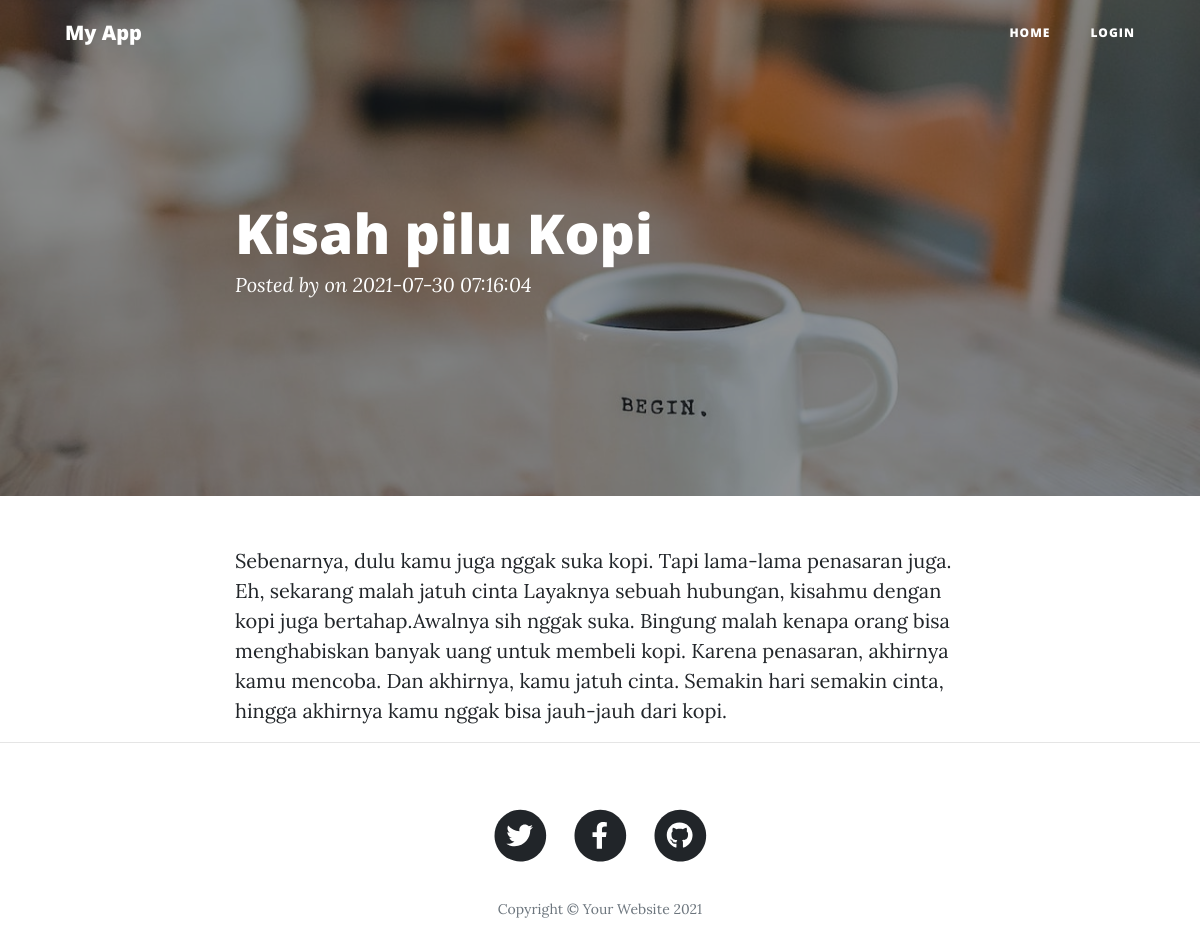
Page /index.php/blog/detail/artikel-Cade on the committed database.
### tables this page shows
CREATE TABLE `blog` (
  `id` int(11) NOT NULL,
  `title` varchar(255) NOT NULL,
  `content` text NOT NULL,
  `url` varchar(255) NOT NULL,
  `cover` varchar(255) NOT NULL,
  `date` timestamp NOT NULL DEFAULT current_timestamp() ON UPDATE current_timestamp()
);

### application/controllers/Blog.php (called while the page is built, shortened)
<?php
class Blog extends CI_Controller
{
    public function __construct()
    {
        $this->load->model('Blog_model');
        $this->load->library('session');
    }
    public function detail($url)
    {
        $query = $this->Blog_model->getSingleblog('url', $url);
        $data['blog'] = $query->row_array();
        $this->load->view('detail', $data);
    }
}

### index.php (called while the page is built, shortened)
<?php
require_once BASEPATH.'core/CodeIgniter.php';

### application/models/Blog_model.php (called while the page is built, shortened)
<?php
class Blog_model extends CI_model{
    public function getSingleblog($field, $value)
    {
        $this->db->where($field, $value);
        return $this->db->get('blog');
    }
}

### application/views/detail.php (the view, shortened to what this page needs)
   <?php
   if(empty($blog['cover']))
       $cover = base_url() .'tamplate/assets/img/post-bg.jpg';
   else
       $cover = base_url() .'uploads/'. $blog['cover'];
   ?>
<header class="masthead" style="background-image: url('<?php echo $cover; ?>')">
           <div class="overlay"></div>
           <div class="container">
               <div class="row">
                   <div class="col-lg-8 col-md-10 mx-auto">
                       <div class="post-heading">
                           <h1><?php echo $blog['title']; ?></h1>
                           <span class="meta">
                               Posted by on <?php echo $blog['date'] ?>
                           </span>
                       </div>
                   </div>
               </div>
           </div>
       </header>
       <article>
           <div class="container">
               <div class="row">
                   <div class="col-lg-8 col-md-10 mx-auto">
                       <?php echo $blog['content']; ?>
                   </div>
               </div>
           </div>
       </article>
       <hr />

### rows in the picture
blog: cover (picture), title "Kisah pilu Kopi", date "2021-07-30 07:16:04", content "Sebenarnya, dulu kamu juga nggak suka kopi. Tapi lama-lama penasaran juga. Eh, sekarang malah jatuh cinta Layaknya sebuah hubungan, kisahmu dengan kopi juga bertahap.Awalnya sih nggak suka. Bingung malah kenapa orang bisa menghabiskan banyak uang untuk membeli kopi. Karena penasaran, akhirnya kamu mencoba. Dan akhirnya, kamu jatuh cinta. Semakin hari semakin cinta, hingga akhirnya kamu nggak bisa jauh-jauh dari kopi."
